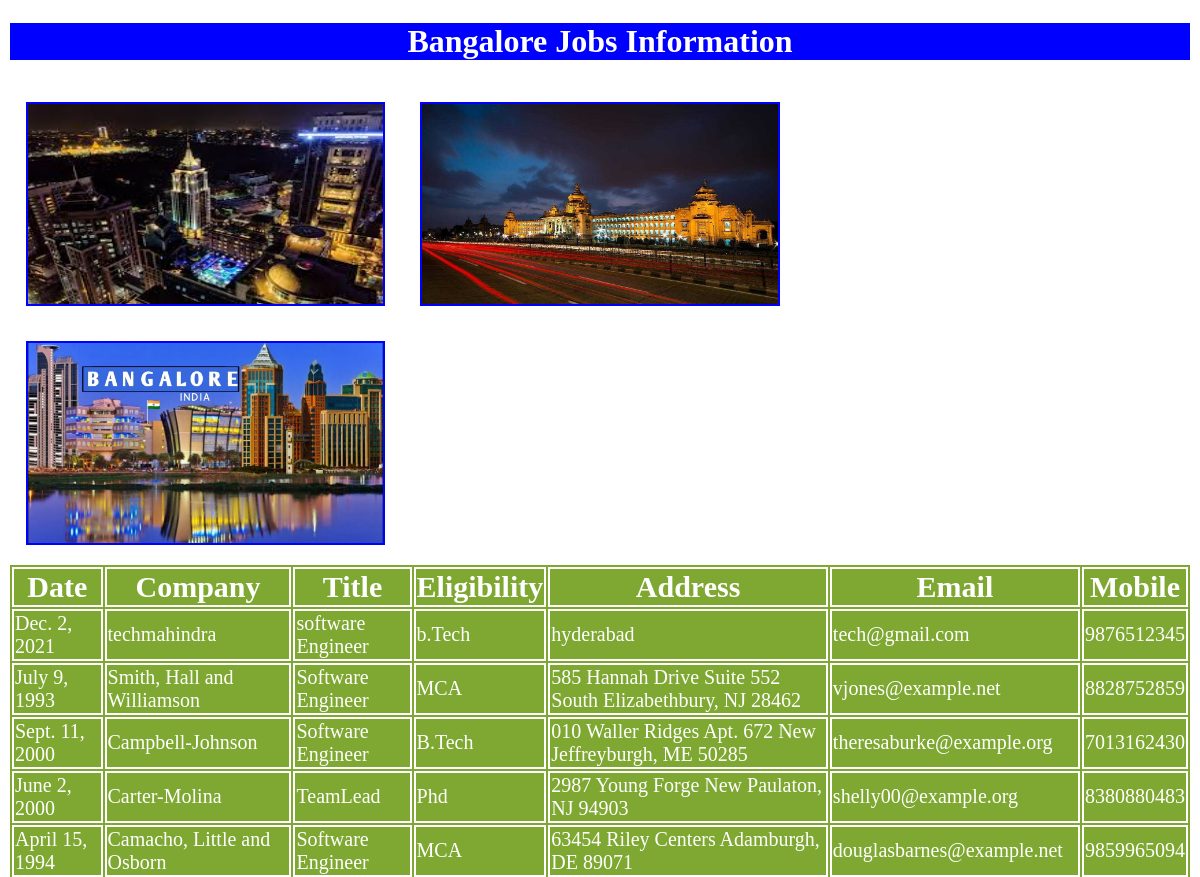
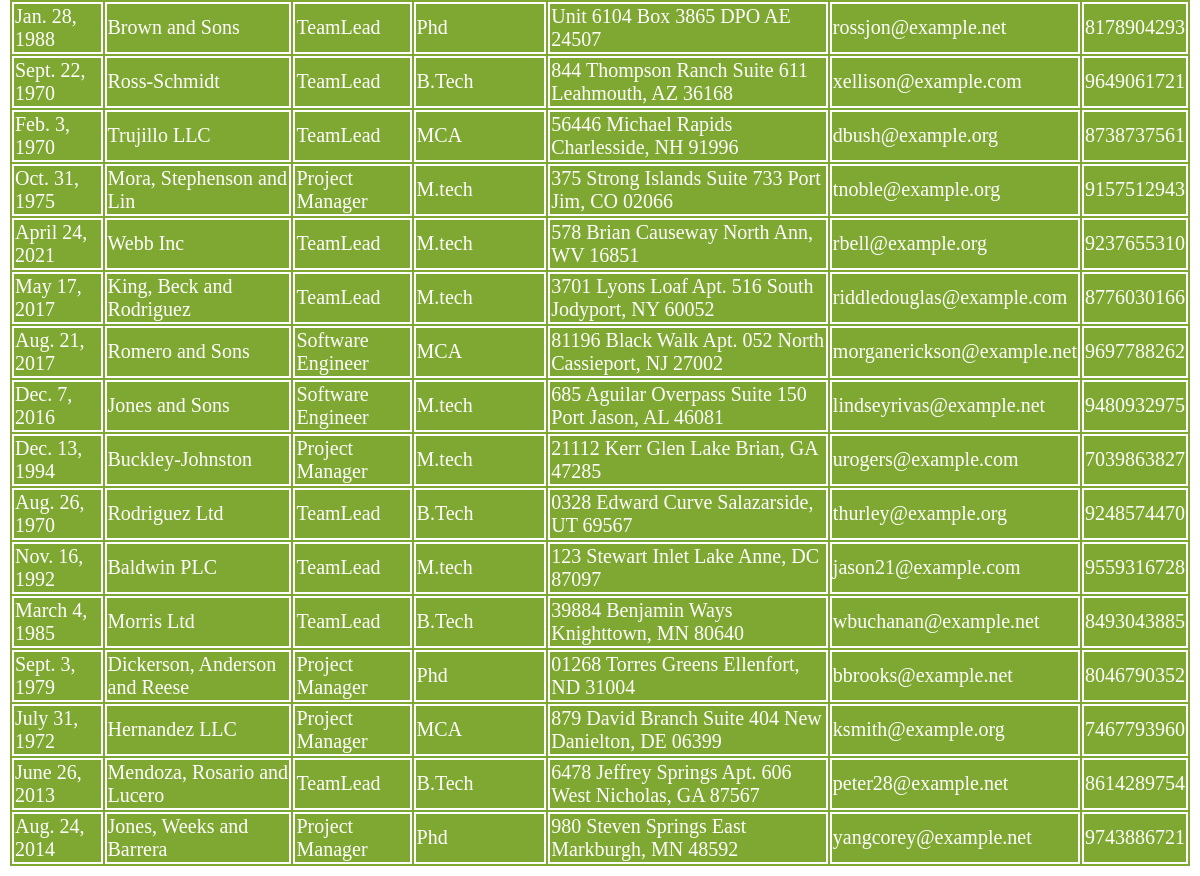
The app's page /bangjobs/ with its own data (2 pictures, top to bottom).
### testApp/models.py (models this page shows)
class bangjobs(models.Model):
    date=models.DateField()
    company=models.CharField(max_length=30)
    title=models.CharField(max_length=30)
    eligibility=models.CharField(max_length=30)
    address=models.CharField(max_length=100)
    mail=models.EmailField()
    mobile=models.IntegerField()

### testApp/views.py (the view)
# urls.py: path('bangjobs/',views.bangjobs),
def bangjobs(request):
    my_dict={'bangjobs_list':bangjobs_list}
    return render(request,'blorejobs.html',context=my_dict)

### templates/blorejobs.html (shortened to what this page needs)
<!DOCTYPE html>
{% load staticfiles %}
<html lang="en" dir="ltr">
  <head>
    <link rel="stylesheet" href="{% static "css/demo.css" %}">
  </head>
  <body>
  <h1>Bangalore Jobs Information</h1>
  <img src="{% static "images/bang1.jfif" %}" alt="">
  <img src="{% static "images/bang2.jpg" %}" alt="">
  <img src="{% static "images/bang3.jpg" %}" alt="">
  {% if bangjobs_list %}
  <table>
    <thead>
      <th>Date</th>
      <th>Company</th>
      <th>Title</th>
      <th>Eligibility</th>
      <th>Address</th>
      <th>Email</th>
      <th>Mobile</th>
    </thead>
    {% for data in bangjobs_list %}
    <tr>
      <td>{{data.date}}</td>
      <td>{{data.company}}</td>
      <td>{{data.title}}</td>
      <td>{{data.eligibility}}</td>
      <td>{{data.address}}</td>
      <td>{{data.mail}}</td>
      <td>{{data.mobile}}</td>
    </tr>
    {% endfor %}
  </table>
  {% else %}
  <p>No Data Found</p>
  {% endif %}
  </body>
</html>

### static/css/demo.css (style rules this page uses)
h1 { color:white; text-align: center; background: blue; border: 2px solid white; }
body { background: URL(https://images.unsplash.com/photo-1507525428034-b723cf961d3e?ixid=MnwxMjA3fDB8MHxwcm9maWxlLXBhZ2V8N3x8fGVufDB8fHx8&ixlib=rb-1.2.1&w=1000&q=80); background-repeat: no-repeat; background-size: cover; }
td,table { border: 2px solid white; font-size: 20px; margin: auto; background: #7fa832; color: white; }
thead, th { font-size: 30px; border: 2px solid white }
img { height:200px; width: 30%; float: left; margin:1.5%; border : 2px solid blue; }

### records on screen
bangjobs: date "Dec. 2, 2021", company "techmahindra", title "software Engineer", eligibility "b.Tech", address "hyderabad", mail "tech@gmail.com", mobile "9876512345"
bangjobs: date "July 9, 1993", company "Smith, Hall and Williamson", title "Software Engineer", eligibility "MCA", address "585 Hannah Drive Suite 552 South Elizabethbury, NJ 28462", mail "vjones@example.net", mobile "8828752859"
bangjobs: date "Sept. 11, 2000", company "Campbell-Johnson", title "Software Engineer", eligibility "B.Tech", address "010 Waller Ridges Apt. 672 New Jeffreyburgh, ME 50285", mail "theresaburke@example.org", mobile "7013162430"
bangjobs: date "June 2, 2000", company "Carter-Molina", title "TeamLead", eligibility "Phd", address "2987 Young Forge New Paulaton, NJ 94903", mail "shelly00@example.org", mobile "8380880483"
bangjobs: date "April 15, 1994", company "Camacho, Little and Osborn", title "Software Engineer", eligibility "MCA", address "63454 Riley Centers Adamburgh, DE 89071", mail "douglasbarnes@example.net", mobile "9859965094"
bangjobs: date "Jan. 28, 1988", company "Brown and Sons", title "TeamLead", eligibility "Phd", address "Unit 6104 Box 3865 DPO AE 24507", mail "rossjon@example.net", mobile "8178904293"
bangjobs: date "Sept. 22, 1970", company "Ross-Schmidt", title "TeamLead", eligibility "B.Tech", address "844 Thompson Ranch Suite 611 Leahmouth, AZ 36168", mail "xellison@example.com", mobile "9649061721"
bangjobs: date "Feb. 3, 1970", company "Trujillo LLC", title "TeamLead", eligibility "MCA", address "56446 Michael Rapids Charlesside, NH 91996", mail "dbush@example.org", mobile "8738737561"
bangjobs: date "Oct. 31, 1975", company "Mora, Stephenson and Lin", title "Project Manager", eligibility "M.tech", address "375 Strong Islands Suite 733 Port Jim, CO 02066", mail "tnoble@example.org", mobile "9157512943"
bangjobs: date "April 24, 2021", company "Webb Inc", title "TeamLead", eligibility "M.tech", address "578 Brian Causeway North Ann, WV 16851", mail "rbell@example.org", mobile "9237655310"
bangjobs: date "May 17, 2017", company "King, Beck and Rodriguez", title "TeamLead", eligibility "M.tech", address "3701 Lyons Loaf Apt. 516 South Jodyport, NY 60052", mail "riddledouglas@example.com", mobile "8776030166"
bangjobs: date "Aug. 21, 2017", company "Romero and Sons", title "Software Engineer", eligibility "MCA", address "81196 Black Walk Apt. 052 North Cassieport, NJ 27002", mail "morganerickson@example.net", mobile "9697788262"
bangjobs: date "Dec. 7, 2016", company "Jones and Sons", title "Software Engineer", eligibility "M.tech", address "685 Aguilar Overpass Suite 150 Port Jason, AL 46081", mail "lindseyrivas@example.net", mobile "9480932975"
bangjobs: date "Dec. 13, 1994", company "Buckley-Johnston", title "Project Manager", eligibility "M.tech", address "21112 Kerr Glen Lake Brian, GA 47285", mail "urogers@example.com", mobile "7039863827"
bangjobs: date "Aug. 26, 1970", company "Rodriguez Ltd", title "TeamLead", eligibility "B.Tech", address "0328 Edward Curve Salazarside, UT 69567", mail "thurley@example.org", mobile "9248574470"
bangjobs: date "Nov. 16, 1992", company "Baldwin PLC", title "TeamLead", eligibility "M.tech", address "123 Stewart Inlet Lake Anne, DC 87097", mail "jason21@example.com", mobile "9559316728"
bangjobs: date "March 4, 1985", company "Morris Ltd", title "TeamLead", eligibility "B.Tech", address "39884 Benjamin Ways Knighttown, MN 80640", mail "wbuchanan@example.net", mobile "8493043885"
bangjobs: date "Sept. 3, 1979", company "Dickerson, Anderson and Reese", title "Project Manager", eligibility "Phd", address "01268 Torres Greens Ellenfort, ND 31004", mail "bbrooks@example.net", mobile "8046790352"
bangjobs: date "July 31, 1972", company "Hernandez LLC", title "Project Manager", eligibility "MCA", address "879 David Branch Suite 404 New Danielton, DE 06399", mail "ksmith@example.org", mobile "7467793960"
bangjobs: date "June 26, 2013", company "Mendoza, Rosario and Lucero", title "TeamLead", eligibility "B.Tech", address "6478 Jeffrey Springs Apt. 606 West Nicholas, GA 87567", mail "peter28@example.net", mobile "8614289754"
bangjobs: date "Aug. 24, 2014", company "Jones, Weeks and Barrera", title "Project Manager", eligibility "Phd", address "980 Steven Springs East Markburgh, MN 48592", mail "yangcorey@example.net", mobile "9743886721"
